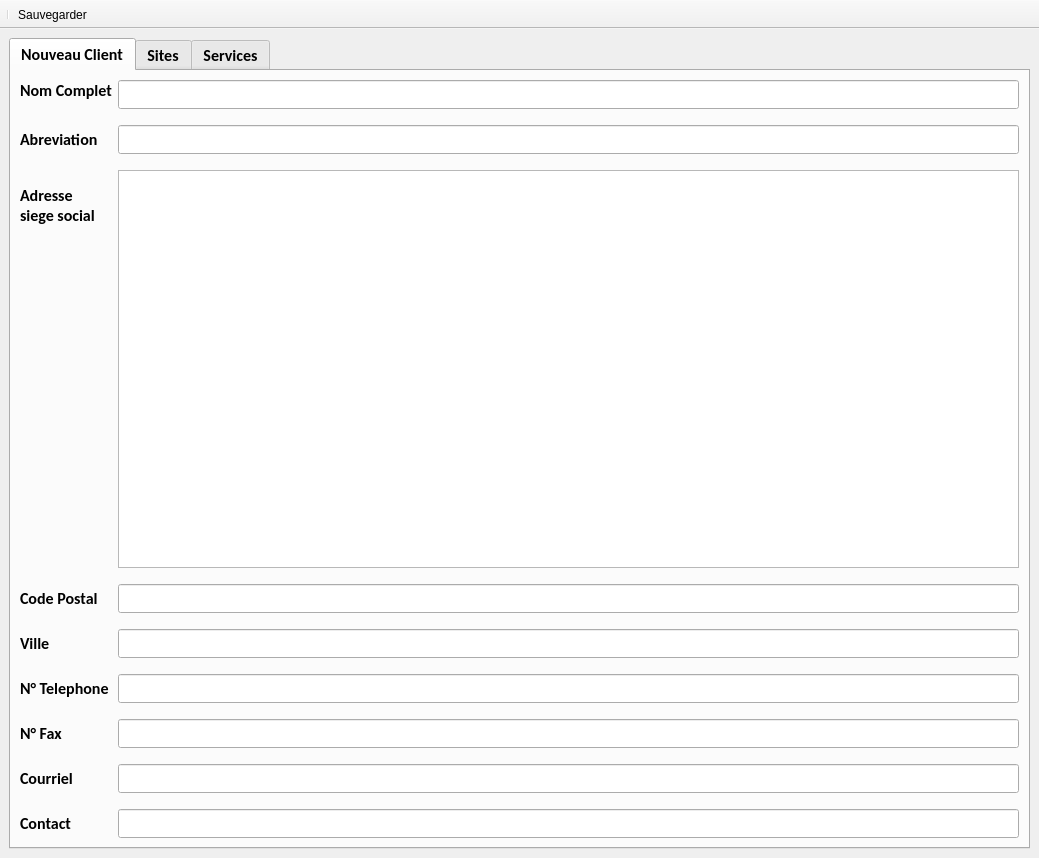
<?xml version="1.0" encoding="UTF-8"?>
<ui version="4.0">
 <class>Creation_Client</class>
 <widget class="QMainWindow" name="Creation_Client">
  <property name="geometry">
   <rect>
    <x>0</x>
    <y>0</y>
    <width>1039</width>
    <height>858</height>
   </rect>
  </property>
  <property name="windowTitle">
   <string>Creation Client</string>
  </property>
  <widget class="QWidget" name="centralWidget">
   <layout class="QVBoxLayout" name="verticalLayout_3">
    <item>
     <widget class="QTabWidget" name="tabWidget">
      <property name="font">
       <font>
        <family>Calibri</family>
        <pointsize>12</pointsize>
        <weight>75</weight>
        <bold>true</bold>
       </font>
      </property>
      <property name="currentIndex">
       <number>0</number>
      </property>
      <property name="usesScrollButtons">
       <bool>true</bool>
      </property>
      <widget class="QWidget" name="tab">
       <attribute name="title">
        <string>Nouveau Client</string>
       </attribute>
       <layout class="QGridLayout" name="gridLayout">
        <item row="0" column="0">
         <layout class="QFormLayout" name="formLayout">
          <property name="fieldGrowthPolicy">
           <enum>QFormLayout::AllNonFixedFieldsGrow</enum>
          </property>
          <property name="horizontalSpacing">
           <number>6</number>
          </property>
          <property name="verticalSpacing">
           <number>16</number>
          </property>
          <item row="0" column="0">
           <widget class="QLabel" name="label">
            <property name="sizePolicy">
             <sizepolicy hsizetype="Preferred" vsizetype="Fixed">
              <horstretch>0</horstretch>
              <verstretch>2</verstretch>
             </sizepolicy>
            </property>
            <property name="font">
             <font>
              <family>Calibri</family>
              <pointsize>12</pointsize>
              <weight>75</weight>
              <bold>true</bold>
             </font>
            </property>
            <property name="text">
             <string>Nom Complet</string>
            </property>
           </widget>
          </item>
          <item row="0" column="1">
           <widget class="QLineEdit" name="lineEdit_client_nom">
            <property name="sizePolicy">
             <sizepolicy hsizetype="Expanding" vsizetype="Expanding">
              <horstretch>0</horstretch>
              <verstretch>0</verstretch>
             </sizepolicy>
            </property>
           </widget>
          </item>
          <item row="1" column="0">
           <widget class="QLabel" name="label_2">
            <property name="font">
             <font>
              <family>Calibri</family>
              <pointsize>12</pointsize>
              <weight>75</weight>
              <bold>true</bold>
             </font>
            </property>
            <property name="text">
             <string>Abreviation</string>
            </property>
           </widget>
          </item>
          <item row="1" column="1">
           <widget class="QLineEdit" name="lineEdit__client_abrev"/>
          </item>
          <item row="2" column="0">
           <widget class="QLabel" name="label_3">
            <property name="font">
             <font>
              <family>Calibri</family>
              <pointsize>12</pointsize>
              <weight>75</weight>
              <bold>true</bold>
             </font>
            </property>
            <property name="text">
             <string>Adresse 
siege social</string>
            </property>
           </widget>
          </item>
          <item row="2" column="1">
           <widget class="QTextEdit" name="textEdit_client_adresse"/>
          </item>
          <item row="3" column="0">
           <widget class="QLabel" name="label_4">
            <property name="font">
             <font>
              <family>Calibri</family>
              <pointsize>12</pointsize>
              <weight>75</weight>
              <bold>true</bold>
             </font>
            </property>
            <property name="text">
             <string>Code Postal</string>
            </property>
           </widget>
          </item>
          <item row="3" column="1">
           <widget class="QLineEdit" name="lineEdit__client_code_p"/>
          </item>
          <item row="4" column="0">
           <widget class="QLabel" name="label_5">
            <property name="font">
             <font>
              <family>Calibri</family>
              <pointsize>12</pointsize>
              <weight>75</weight>
              <bold>true</bold>
             </font>
            </property>
            <property name="text">
             <string>Ville</string>
            </property>
           </widget>
          </item>
          <item row="4" column="1">
           <widget class="QLineEdit" name="lineEdit__client_ville"/>
          </item>
          <item row="5" column="0">
           <widget class="QLabel" name="label_6">
            <property name="font">
             <font>
              <family>Calibri</family>
              <pointsize>12</pointsize>
              <weight>75</weight>
              <bold>true</bold>
             </font>
            </property>
            <property name="text">
             <string>N° Telephone</string>
            </property>
           </widget>
          </item>
          <item row="5" column="1">
           <widget class="QLineEdit" name="lineEdit__client_tel"/>
          </item>
          <item row="6" column="0">
           <widget class="QLabel" name="label_7">
            <property name="font">
             <font>
              <family>Calibri</family>
              <pointsize>12</pointsize>
              <weight>75</weight>
              <bold>true</bold>
             </font>
            </property>
            <property name="text">
             <string>N° Fax</string>
            </property>
           </widget>
          </item>
          <item row="6" column="1">
           <widget class="QLineEdit" name="lineEdit__client_fax"/>
          </item>
          <item row="7" column="0">
           <widget class="QLabel" name="label_8">
            <property name="font">
             <font>
              <family>Calibri</family>
              <pointsize>12</pointsize>
              <weight>75</weight>
              <bold>true</bold>
             </font>
            </property>
            <property name="text">
             <string>Courriel</string>
            </property>
           </widget>
          </item>
          <item row="7" column="1">
           <widget class="QLineEdit" name="lineEdit__client_courriel"/>
          </item>
          <item row="8" column="0">
           <widget class="QLabel" name="label_9">
            <property name="font">
             <font>
              <family>Calibri</family>
              <pointsize>12</pointsize>
              <weight>75</weight>
              <bold>true</bold>
             </font>
            </property>
            <property name="text">
             <string>Contact</string>
            </property>
           </widget>
          </item>
          <item row="8" column="1">
           <widget class="QLineEdit" name="lineEdit__client_contact"/>
          </item>
         </layout>
        </item>
       </layout>
      </widget>
      <widget class="QWidget" name="tab_2">
       <attribute name="title">
        <string>Sites</string>
       </attribute>
       <layout class="QVBoxLayout" name="verticalLayout_4">
        <item>
         <layout class="QVBoxLayout" name="verticalLayout">
          <item>
           <layout class="QFormLayout" name="formLayout_2">
            <property name="fieldGrowthPolicy">
             <enum>QFormLayout::AllNonFixedFieldsGrow</enum>
            </property>
            <property name="horizontalSpacing">
             <number>6</number>
            </property>
            <property name="verticalSpacing">
             <number>16</number>
            </property>
            <item row="2" column="0">
             <widget class="QLabel" name="label_10">
              <property name="sizePolicy">
               <sizepolicy hsizetype="Preferred" vsizetype="Fixed">
                <horstretch>0</horstretch>
                <verstretch>2</verstretch>
               </sizepolicy>
              </property>
              <property name="font">
               <font>
                <family>Calibri</family>
                <pointsize>12</pointsize>
                <weight>75</weight>
                <bold>true</bold>
               </font>
              </property>
              <property name="text">
               <string>Nom Complet</string>
              </property>
             </widget>
            </item>
            <item row="2" column="1">
             <widget class="QLineEdit" name="lineEdit__site_nom">
              <property name="sizePolicy">
               <sizepolicy hsizetype="Expanding" vsizetype="Expanding">
                <horstretch>0</horstretch>
                <verstretch>0</verstretch>
               </sizepolicy>
              </property>
             </widget>
            </item>
            <item row="3" column="0">
             <widget class="QLabel" name="label_11">
              <property name="font">
               <font>
                <family>Calibri</family>
                <pointsize>12</pointsize>
                <weight>75</weight>
                <bold>true</bold>
               </font>
              </property>
              <property name="text">
               <string>Abreviation</string>
              </property>
             </widget>
            </item>
            <item row="3" column="1">
             <widget class="QLineEdit" name="lineEdit__site_abrev"/>
            </item>
            <item row="4" column="0">
             <widget class="QLabel" name="label_12">
              <property name="font">
               <font>
                <family>Calibri</family>
                <pointsize>12</pointsize>
                <weight>75</weight>
                <bold>true</bold>
               </font>
              </property>
              <property name="text">
               <string>Adresse</string>
              </property>
             </widget>
            </item>
            <item row="5" column="0">
             <widget class="QLabel" name="label_13">
              <property name="font">
               <font>
                <family>Calibri</family>
                <pointsize>12</pointsize>
                <weight>75</weight>
                <bold>true</bold>
               </font>
              </property>
              <property name="text">
               <string>Code Postal</string>
              </property>
             </widget>
            </item>
            <item row="5" column="1">
             <widget class="QLineEdit" name="lineEdit__site_code_p"/>
            </item>
            <item row="6" column="0">
             <widget class="QLabel" name="label_14">
              <property name="font">
               <font>
                <family>Calibri</family>
                <pointsize>12</pointsize>
                <weight>75</weight>
                <bold>true</bold>
               </font>
              </property>
              <property name="text">
               <string>Ville</string>
              </property>
             </widget>
            </item>
            <item row="6" column="1">
             <widget class="QLineEdit" name="lineEdit__site_ville"/>
            </item>
            <item row="7" column="0">
             <widget class="QLabel" name="label_15">
              <property name="font">
               <font>
                <family>Calibri</family>
                <pointsize>12</pointsize>
                <weight>75</weight>
                <bold>true</bold>
               </font>
              </property>
              <property name="text">
               <string>N° Telephone</string>
              </property>
             </widget>
            </item>
            <item row="7" column="1">
             <widget class="QLineEdit" name="lineEdit__site_tel"/>
            </item>
            <item row="8" column="0">
             <widget class="QLabel" name="label_16">
              <property name="font">
               <font>
                <family>Calibri</family>
                <pointsize>12</pointsize>
                <weight>75</weight>
                <bold>true</bold>
               </font>
              </property>
              <property name="text">
               <string>N° Fax</string>
              </property>
             </widget>
            </item>
            <item row="8" column="1">
             <widget class="QLineEdit" name="lineEdit__site_fax"/>
            </item>
            <item row="9" column="0">
             <widget class="QLabel" name="label_17">
              <property name="font">
               <font>
                <family>Calibri</family>
                <pointsize>12</pointsize>
                <weight>75</weight>
                <bold>true</bold>
               </font>
              </property>
              <property name="text">
               <string>Courriel</string>
              </property>
             </widget>
            </item>
            <item row="9" column="1">
             <widget class="QLineEdit" name="lineEdit__site_courriel"/>
            </item>
            <item row="10" column="0">
             <widget class="QLabel" name="label_18">
              <property name="font">
               <font>
                <family>Calibri</family>
                <pointsize>12</pointsize>
                <weight>75</weight>
                <bold>true</bold>
               </font>
              </property>
              <property name="text">
               <string>Contact</string>
              </property>
             </widget>
            </item>
            <item row="10" column="1">
             <widget class="QLineEdit" name="lineEdit__site_contact"/>
            </item>
            <item row="4" column="1">
             <widget class="QTextEdit" name="textEdit___site_adresse"/>
            </item>
            <item row="0" column="0">
             <widget class="QCheckBox" name="checkBox_2">
              <property name="text">
               <string>Site EFS</string>
              </property>
             </widget>
            </item>
            <item row="0" column="1">
             <widget class="QComboBox" name="comboBox_poste_tech_sap_efs">
              <property name="enabled">
               <bool>false</bool>
              </property>
              <property name="editable">
               <bool>true</bool>
              </property>
             </widget>
            </item>
            <item row="1" column="0">
             <widget class="QLabel" name="label_22">
              <property name="text">
               <string>Prefixe SAP</string>
              </property>
             </widget>
            </item>
            <item row="1" column="1">
             <widget class="QLineEdit" name="lineEdit_prefixe_sap">
              <property name="enabled">
               <bool>false</bool>
              </property>
             </widget>
            </item>
           </layout>
          </item>
          <item>
           <widget class="QPushButton" name="pushButton_sites_ajouter">
            <property name="text">
             <string>Ajouter</string>
            </property>
           </widget>
          </item>
          <item>
           <widget class="QPushButton" name="pushButton_maj">
            <property name="text">
             <string>Mise à jour</string>
            </property>
           </widget>
          </item>
          <item>
           <widget class="Tablewidget_Recap_Site" name="tableWidget__site_recap">
            <property name="font">
             <font>
              <family>Calibri</family>
              <pointsize>10</pointsize>
              <weight>50</weight>
              <bold>false</bold>
             </font>
            </property>
            <column>
             <property name="text">
              <string>Nom Complet</string>
             </property>
            </column>
            <column>
             <property name="text">
              <string>Abreviation</string>
             </property>
            </column>
            <column>
             <property name="text">
              <string>Adresse</string>
             </property>
            </column>
            <column>
             <property name="text">
              <string>Code Postal</string>
             </property>
            </column>
            <column>
             <property name="text">
              <string>Ville</string>
             </property>
            </column>
            <column>
             <property name="text">
              <string>N°Telephone</string>
             </property>
            </column>
            <column>
             <property name="text">
              <string>N° Fax</string>
             </property>
            </column>
            <column>
             <property name="text">
              <string>Courriel</string>
             </property>
            </column>
            <column>
             <property name="text">
              <string>Contact</string>
             </property>
            </column>
            <column>
             <property name="text">
              <string>Prefixe_SAP</string>
             </property>
            </column>
           </widget>
          </item>
         </layout>
        </item>
       </layout>
      </widget>
      <widget class="QWidget" name="tab_3">
       <attribute name="title">
        <string>Services</string>
       </attribute>
       <layout class="QGridLayout" name="gridLayout_4">
        <item row="0" column="0">
         <layout class="QVBoxLayout" name="verticalLayout_2">
          <item>
           <layout class="QHBoxLayout" name="horizontalLayout">
            <item>
             <widget class="QLabel" name="label_21">
              <property name="sizePolicy">
               <sizepolicy hsizetype="Fixed" vsizetype="Preferred">
                <horstretch>0</horstretch>
                <verstretch>0</verstretch>
               </sizepolicy>
              </property>
              <property name="font">
               <font>
                <family>Calibri</family>
                <pointsize>12</pointsize>
                <weight>75</weight>
                <bold>true</bold>
               </font>
              </property>
              <property name="text">
               <string>Sites</string>
              </property>
             </widget>
            </item>
            <item>
             <widget class="QComboBox" name="comboBox_sites">
              <item>
               <property name="text">
                <string>*</string>
               </property>
              </item>
             </widget>
            </item>
           </layout>
          </item>
          <item>
           <layout class="QFormLayout" name="formLayout_3">
            <property name="fieldGrowthPolicy">
             <enum>QFormLayout::AllNonFixedFieldsGrow</enum>
            </property>
            <property name="horizontalSpacing">
             <number>6</number>
            </property>
            <property name="verticalSpacing">
             <number>16</number>
            </property>
            <item row="1" column="0">
             <widget class="QLabel" name="label_19">
              <property name="sizePolicy">
               <sizepolicy hsizetype="Preferred" vsizetype="Fixed">
                <horstretch>0</horstretch>
                <verstretch>2</verstretch>
               </sizepolicy>
              </property>
              <property name="font">
               <font>
                <family>Calibri</family>
                <pointsize>12</pointsize>
                <weight>75</weight>
                <bold>true</bold>
               </font>
              </property>
              <property name="text">
               <string>Nom Complet</string>
              </property>
             </widget>
            </item>
            <item row="1" column="1">
             <widget class="QLineEdit" name="lineEdit_service_nom">
              <property name="sizePolicy">
               <sizepolicy hsizetype="Expanding" vsizetype="Expanding">
                <horstretch>0</horstretch>
                <verstretch>0</verstretch>
               </sizepolicy>
              </property>
             </widget>
            </item>
            <item row="2" column="0">
             <widget class="QLabel" name="label_20">
              <property name="font">
               <font>
                <family>Calibri</family>
                <pointsize>12</pointsize>
                <weight>75</weight>
                <bold>true</bold>
               </font>
              </property>
              <property name="text">
               <string>Abreviation</string>
              </property>
             </widget>
            </item>
            <item row="2" column="1">
             <widget class="QLineEdit" name="lineEdit_service_abrev"/>
            </item>
            <item row="3" column="0">
             <widget class="QLabel" name="label_24">
              <property name="font">
               <font>
                <family>Calibri</family>
                <pointsize>12</pointsize>
                <weight>75</weight>
                <bold>true</bold>
               </font>
              </property>
              <property name="text">
               <string>N° Telephone</string>
              </property>
             </widget>
            </item>
            <item row="3" column="1">
             <widget class="QLineEdit" name="lineEdit_service_tel"/>
            </item>
            <item row="4" column="0">
             <widget class="QLabel" name="label_25">
              <property name="font">
               <font>
                <family>Calibri</family>
                <pointsize>12</pointsize>
                <weight>75</weight>
                <bold>true</bold>
               </font>
              </property>
              <property name="text">
               <string>N° Fax</string>
              </property>
             </widget>
            </item>
            <item row="4" column="1">
             <widget class="QLineEdit" name="lineEdit_service_fax"/>
            </item>
            <item row="5" column="0">
             <widget class="QLabel" name="label_26">
              <property name="font">
               <font>
                <family>Calibri</family>
                <pointsize>12</pointsize>
                <weight>75</weight>
                <bold>true</bold>
               </font>
              </property>
              <property name="text">
               <string>Courriel</string>
              </property>
             </widget>
            </item>
            <item row="5" column="1">
             <widget class="QLineEdit" name="lineEdit_service_courriel"/>
            </item>
            <item row="6" column="0">
             <widget class="QLabel" name="label_27">
              <property name="font">
               <font>
                <family>Calibri</family>
                <pointsize>12</pointsize>
                <weight>75</weight>
                <bold>true</bold>
               </font>
              </property>
              <property name="text">
               <string>Contact</string>
              </property>
             </widget>
            </item>
            <item row="6" column="1">
             <widget class="QLineEdit" name="lineEdit_service_contact"/>
            </item>
            <item row="0" column="0">
             <widget class="QCheckBox" name="checkBox">
              <property name="text">
               <string>Services EFS</string>
              </property>
             </widget>
            </item>
            <item row="0" column="1">
             <widget class="QComboBox" name="comboBox_service_efs">
              <property name="enabled">
               <bool>false</bool>
              </property>
              <property name="editable">
               <bool>true</bool>
              </property>
             </widget>
            </item>
           </layout>
          </item>
          <item>
           <widget class="QPushButton" name="pushButton_service_ajouter">
            <property name="text">
             <string>Ajouter</string>
            </property>
           </widget>
          </item>
          <item>
           <widget class="QPushButton" name="pushButton_service_maj">
            <property name="text">
             <string>Mise à jour</string>
            </property>
           </widget>
          </item>
          <item>
           <widget class="Tablewidget_Recap_Service" name="tableWidget__recap_service">
            <property name="font">
             <font>
              <family>Calibri</family>
              <pointsize>10</pointsize>
              <weight>50</weight>
              <bold>false</bold>
             </font>
            </property>
            <column>
             <property name="text">
              <string>Sites</string>
             </property>
            </column>
            <column>
             <property name="text">
              <string>Nom Complet</string>
             </property>
            </column>
            <column>
             <property name="text">
              <string>Abreviation</string>
             </property>
            </column>
            <column>
             <property name="text">
              <string>N°Telephone</string>
             </property>
            </column>
            <column>
             <property name="text">
              <string>N° Fax</string>
             </property>
            </column>
            <column>
             <property name="text">
              <string>Courriel</string>
             </property>
            </column>
            <column>
             <property name="text">
              <string>Contact</string>
             </property>
            </column>
           </widget>
          </item>
         </layout>
        </item>
       </layout>
      </widget>
     </widget>
    </item>
   </layout>
  </widget>
  <widget class="QToolBar" name="toolBar">
   <property name="windowTitle">
    <string>toolBar</string>
   </property>
   <property name="movable">
    <bool>false</bool>
   </property>
   <property name="allowedAreas">
    <set>Qt::NoToolBarArea</set>
   </property>
   <attribute name="toolBarArea">
    <enum>TopToolBarArea</enum>
   </attribute>
   <attribute name="toolBarBreak">
    <bool>false</bool>
   </attribute>
   <addaction name="separator"/>
   <addaction name="actionSauvegarder"/>
  </widget>
  <action name="actionSauvegarder">
   <property name="checkable">
    <bool>false</bool>
   </property>
   <property name="icon">
    <iconset resource="icones.qrc">
     <normaloff>:/Sauvegarde/b_1_q_0_p_0.jpg</normaloff>:/Sauvegarde/b_1_q_0_p_0.jpg</iconset>
   </property>
   <property name="text">
    <string>Sauvegarder</string>
   </property>
  </action>
 </widget>
 <customwidgets>
  <customwidget>
   <class>Tablewidget_Recap_Site</class>
   <extends>QTableWidget</extends>
   <header>GUI.Clients.Tablewidget_recap_site</header>
  </customwidget>
  <customwidget>
   <class>Tablewidget_Recap_Service</class>
   <extends>QTableWidget</extends>
   <header>GUI.Clients.Tablewidget_recap_service</header>
  </customwidget>
 </customwidgets>
 <resources>
  <include location="icones.qrc"/>
 </resources>
 <connections/>
</ui>
